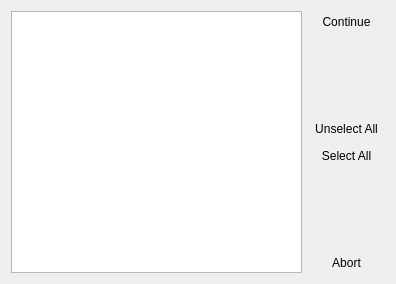
<?xml version="1.0" encoding="UTF-8"?>
<ui version="4.0">
 <class>UnsavedFilesDialog</class>
 <widget class="QDialog" name="UnsavedFilesDialog">
  <property name="geometry">
   <rect>
    <x>0</x>
    <y>0</y>
    <width>396</width>
    <height>284</height>
   </rect>
  </property>
  <property name="windowTitle">
   <string>Unsaved Changes</string>
  </property>
  <layout class="QGridLayout" name="gridLayout">
   <item row="0" column="0" rowspan="6">
    <widget class="QListView" name="listView">
     <property name="editTriggers">
      <set>QAbstractItemView::NoEditTriggers</set>
     </property>
     <property name="iconSize">
      <size>
       <width>22</width>
       <height>22</height>
      </size>
     </property>
     <property name="uniformItemSizes">
      <bool>true</bool>
     </property>
    </widget>
   </item>
   <item row="0" column="1">
    <widget class="QToolButton" name="buttonSaveSelected">
     <property name="sizePolicy">
      <sizepolicy hsizetype="Preferred" vsizetype="Fixed">
       <horstretch>0</horstretch>
       <verstretch>0</verstretch>
      </sizepolicy>
     </property>
     <property name="toolTip">
      <string>Save selected and continue</string>
     </property>
     <property name="text">
      <string>Continue</string>
     </property>
     <property name="icon">
      <iconset resource="resources/resources.qrc">
       <normaloff>:/images/actions/document-save-all.svg</normaloff>:/images/actions/document-save-all.svg</iconset>
     </property>
     <property name="iconSize">
      <size>
       <width>32</width>
       <height>32</height>
      </size>
     </property>
     <property name="toolButtonStyle">
      <enum>Qt::ToolButtonTextBesideIcon</enum>
     </property>
     <property name="autoRaise">
      <bool>true</bool>
     </property>
    </widget>
   </item>
   <item row="1" column="1">
    <spacer name="verticalSpacer_2">
     <property name="orientation">
      <enum>Qt::Vertical</enum>
     </property>
     <property name="sizeHint" stdset="0">
      <size>
       <width>20</width>
       <height>40</height>
      </size>
     </property>
    </spacer>
   </item>
   <item row="2" column="1">
    <widget class="QToolButton" name="buttonUnselectAll">
     <property name="sizePolicy">
      <sizepolicy hsizetype="Preferred" vsizetype="Fixed">
       <horstretch>0</horstretch>
       <verstretch>0</verstretch>
      </sizepolicy>
     </property>
     <property name="toolTip">
      <string>Unselect All</string>
     </property>
     <property name="text">
      <string>Unselect All</string>
     </property>
     <property name="icon">
      <iconset resource="resources/resources.qrc">
       <normaloff>:/images/actions/list-remove.svg</normaloff>:/images/actions/list-remove.svg</iconset>
     </property>
     <property name="iconSize">
      <size>
       <width>32</width>
       <height>32</height>
      </size>
     </property>
     <property name="toolButtonStyle">
      <enum>Qt::ToolButtonTextBesideIcon</enum>
     </property>
     <property name="autoRaise">
      <bool>true</bool>
     </property>
    </widget>
   </item>
   <item row="3" column="1">
    <widget class="QToolButton" name="buttonSelectAll">
     <property name="sizePolicy">
      <sizepolicy hsizetype="Preferred" vsizetype="Fixed">
       <horstretch>0</horstretch>
       <verstretch>0</verstretch>
      </sizepolicy>
     </property>
     <property name="toolTip">
      <string>Select All</string>
     </property>
     <property name="text">
      <string>Select All</string>
     </property>
     <property name="icon">
      <iconset resource="resources/resources.qrc">
       <normaloff>:/images/actions/dialog-ok-apply.svg</normaloff>:/images/actions/dialog-ok-apply.svg</iconset>
     </property>
     <property name="iconSize">
      <size>
       <width>32</width>
       <height>32</height>
      </size>
     </property>
     <property name="toolButtonStyle">
      <enum>Qt::ToolButtonTextBesideIcon</enum>
     </property>
     <property name="autoRaise">
      <bool>true</bool>
     </property>
    </widget>
   </item>
   <item row="4" column="1">
    <spacer name="verticalSpacer">
     <property name="orientation">
      <enum>Qt::Vertical</enum>
     </property>
     <property name="sizeHint" stdset="0">
      <size>
       <width>20</width>
       <height>40</height>
      </size>
     </property>
    </spacer>
   </item>
   <item row="5" column="1">
    <widget class="QToolButton" name="buttonAbort">
     <property name="sizePolicy">
      <sizepolicy hsizetype="Preferred" vsizetype="Fixed">
       <horstretch>0</horstretch>
       <verstretch>0</verstretch>
      </sizepolicy>
     </property>
     <property name="toolTip">
      <string>Abort action</string>
     </property>
     <property name="text">
      <string>Abort</string>
     </property>
     <property name="icon">
      <iconset resource="resources/resources.qrc">
       <normaloff>:/images/actions/dialog-close.svg</normaloff>:/images/actions/dialog-close.svg</iconset>
     </property>
     <property name="iconSize">
      <size>
       <width>32</width>
       <height>32</height>
      </size>
     </property>
     <property name="toolButtonStyle">
      <enum>Qt::ToolButtonTextBesideIcon</enum>
     </property>
     <property name="autoRaise">
      <bool>true</bool>
     </property>
    </widget>
   </item>
  </layout>
 </widget>
 <resources>
  <include location="resources/resources.qrc"/>
 </resources>
 <connections/>
</ui>
